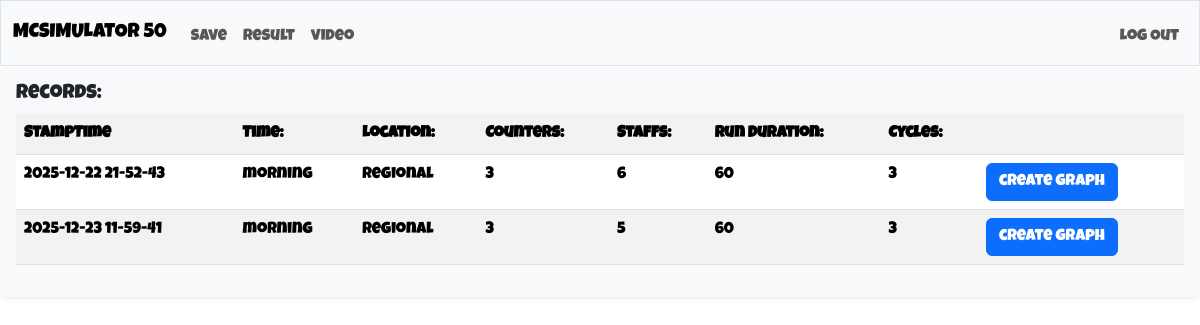
The app's page /save (signed in) with its own data.
### tables this page shows
CREATE TABLE sim (id INTEGER PRIMARY KEY AUTOINCREMENT NOT NULL, user_id INTEGER NOT NULL, inputs TEXT NOT NULL, waiting TEXT NOT NULL, time TEXT NOT NULL, t_exceed TEXT NOT NULL);

### app.py (the view)
@app.route("/save", methods=["POST", "GET"])
def save():
    cur_user = session["user_id"]
    if request.method == "POST":
            id = int(request.form.get("button"))
            session["d_id"] = id
            return redirect("/graph")
    else:
        all_inputs = []
        data = db.execute("SELECT time, inputs, id FROM sim WHERE user_id = ?", cur_user)
        for row in data:
            input_dict = json.loads(row["inputs"])
            all_inputs.append({
                "id": row["id"],
                "time": row["time"],
                "input": input_dict
            })
        return render_template("save.html", all_inputs=all_inputs)

### app.py (called while the page is built)
@app.after_request
def after_request(response):
    response.headers["Cache-Control"] = "no-cache, no-store, must-revalidate"
    response.headers["Expires"] = 0
    response.headers["Pragma"] = "no-cache"
    return response

### templates/save.html (shortened to what this page needs)
{% extends "layout.html" %}
{% block main %}
    <div class="row mb-4">
        <div class="col-12">
            <div class="p-3 bg-light rounded shadow-sm overflow-auto">
                <h5>Records:</h5>
                <table class="table table-striped">
                    <tr>
                        <th>StampTime</th>
                        <th>Time:</th>
                        <th>Location:</th>
                        <th>Counters:</th>
                        <th>Staffs:</th>
                        <th>Run Duration:</th>
                        <th>Cycles:</th>
                        <th></th>
                    </tr>
                    {% for row in all_inputs %}
                        <tr>
                            <td>{{ row.time }}</td>
                            <td>{{ row.input.time }}</td>
                            <td>{{ row.input.location }}</td>
                            <td>{{ row.input.counter }}</td>
                            <td>{{ row.input.staff}}</td>
                            <td>{{ row.input.duration }}</td>
                            <td>{{ row.input.cycle }}</td>
                            <td>
                                <form action="/save" method="post">
                                    <button type="submit" class="btn btn-primary" href="/graph" name="button" value="{{row.id}}" >create graph</button>
                                </form>
                            </td>
                        </tr>
                    {% endfor %}
                </table>
            </div>
        </div>
    </div>
{% endblock %}

### templates/layout.html (shortened to what this page needs)
<!DOCTYPE html>
<html lang="en">
    <head>
        <link href="https://cdn.jsdelivr.net/npm/bootstrap@5.3.8/dist/css/bootstrap.min.css" rel="stylesheet">
        <link href="/static/style.css" rel="stylesheet">
    </head>
    <body>
        <nav class="bg-light border navbar navbar-expand-md navbar-light">
            <div class="container-fluid">
                <a class="navbar-brand" href="/">MCSIMULATOR 50</span></a>
                <div class="collapse navbar-collapse" id="navbar">
                    {% if session["user_id"] %}
                        <ul class="navbar-nav me-auto mt-2">
                            <li class="nav-item"><a class="nav-link" href="/save">save</a></li>
                            <li class="nav-item"><a class="nav-link" href="/gen">result</a></li>
                            <li class="nav-item"><a class="nav-link" href="/video">video</a></li>
                        </ul>
                        <ul class="navbar-nav ms-auto mt-2">
                            <li class="nav-item"><a class="nav-link" href="/logout">Log Out</a></li>
                        </ul>
                    {% else %}
                        <ul class="navbar-nav ms-auto mt-2">
                            <li class="nav-item"><a class="nav-link" href="/register">Register</a></li>
                            <li class="nav-item"><a class="nav-link" href="/login">Log In</a></li>
                        </ul>
                    {% endif %}
                </div>
            </div>
        </nav>
        <main>
            {% block main %}{% endblock %}
        </main>
    </body>
</html>

### static/style.css (style rules this page uses)
body { font-family: "Luckiest Guy", cursive; }

### records on screen
sim: time "2025-12-22 21-52-43", input.time "morning", input.location "regional", input.counter "3", input.staff "6", input.duration "60", input.cycle "3", {{ row.id }} 8 (drawn)
sim: time "2025-12-23 11-59-41", input.time "morning", input.location "regional", input.counter "3", input.staff "5", input.duration "60", input.cycle "3", {{ row.id }} 9 (drawn)
